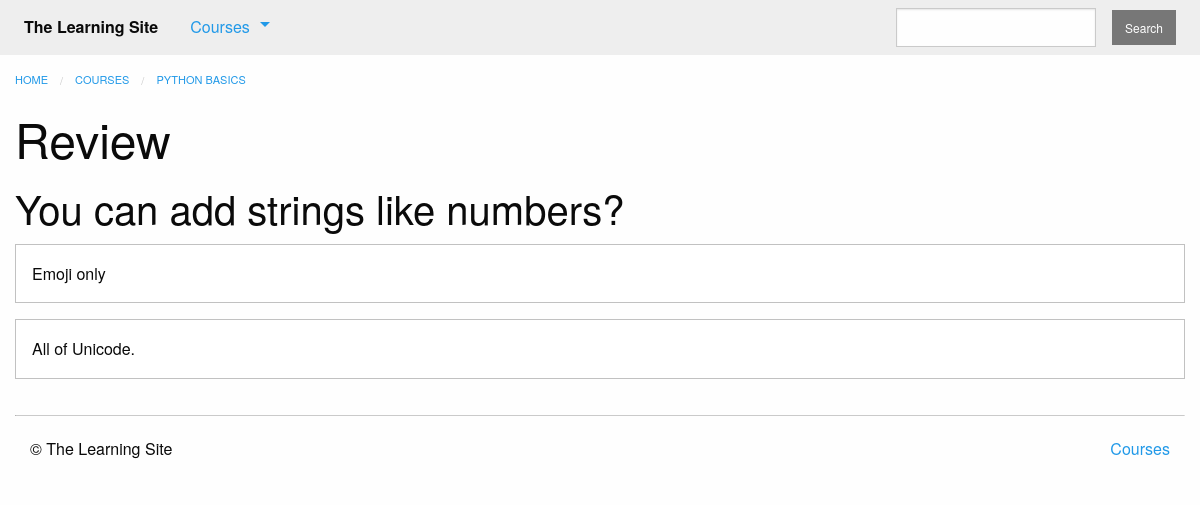
The page /courses/1/q1/ on the database its author committed.
### courses/models.py (models this page shows, shortened)
class Step(models.Model):
	title = models.CharField(max_length=255)
	description = models.TextField()
	order = models.IntegerField(default=0)
	course = models.ForeignKey(Course)
	class Meta:
		abstract = True
		ordering = ['order',]

class Quiz(Step):
	total_questions = models.IntegerField(default=4)
	times_taken = models.IntegerField(default=0, editable=False)
	class Meta:
		verbose_name_plural = 'Quizzes'

class Course(models.Model):
	created_at = models.DateTimeField(auto_now_add=True)
	title = models.CharField(max_length=255)
	description = models.TextField()
	teacher = models.ForeignKey(User)
	subject = models.CharField(default='', max_length=100)
	published = models.BooleanField(default=False)
	status = models.CharField(max_length=1, choices=STATUS_CHOICES, default='i')

class Question(models.Model):
	quiz = models.ForeignKey(Quiz)
	order = models.IntegerField(default=0)
	prompt = models.TextField()
	class Meta:
		ordering = ['order',]

class Answer(models.Model):
	question = models.ForeignKey(Question)
	order = models.IntegerField(default=0)
	text = models.CharField(max_length=255)
	correct = models.BooleanField(default=False)
	class Meta:
		ordering = ['order',]

### courses/views.py (the view)
# urls.py: url(r'(?P<course_pk>\d+)/q(?P<step_pk>\d+)/$', views.quiz_detail, name='quiz'),
def quiz_detail(request, course_pk, step_pk):
	step = get_object_or_404(models.Quiz, course_id=course_pk, pk=step_pk, course__published=True)
	return render(request, 'courses/quiz_detail.html', {'step': step})

### courses/templatetags/course_extras.py (called while the page is built)
@register.inclusion_tag('courses/course_nav.html')
def nav_courses_list():
    courses = Course.objects.filter(published=True).order_by('-created_at').values('id', 'title')[:5]
    return {'courses': courses}

### courses/templates/courses/quiz_detail.html (shortened to what this page needs)
{% extends "courses/layout.html" %}
{% load course_extras %}
{% block breadcrumbs %}
    <li><a href="{% url 'courses:detail' pk=step.course.pk %}">{{ step.course.title }}</a></li>
{% endblock %}
{% block content %}
    <div class="row columns">
        <article>
            {{ block.super }}
            <h1>{{ step.title }}</h1>
            <ul class="no-bullet">
            	{% for question in step.question_set.all %}
            		<li>
            			<h2>{{ question.prompt }}</h2>
            			{% for answer in question.answer_set.all %}
            				<div class="callout">
            					{{ answer.text }}
            				</div>
            			{% endfor %}
            		</li>
            	{% endfor %}
            </ul>
        </article>
    </div>
{% endblock %}

### rows shown on the page
Quiz: course "PYTHON BASICS", title "Review"
Question: prompt "You can add strings like numbers?"
Answer: text "Emoji only"
Answer: text "All of Unicode."
